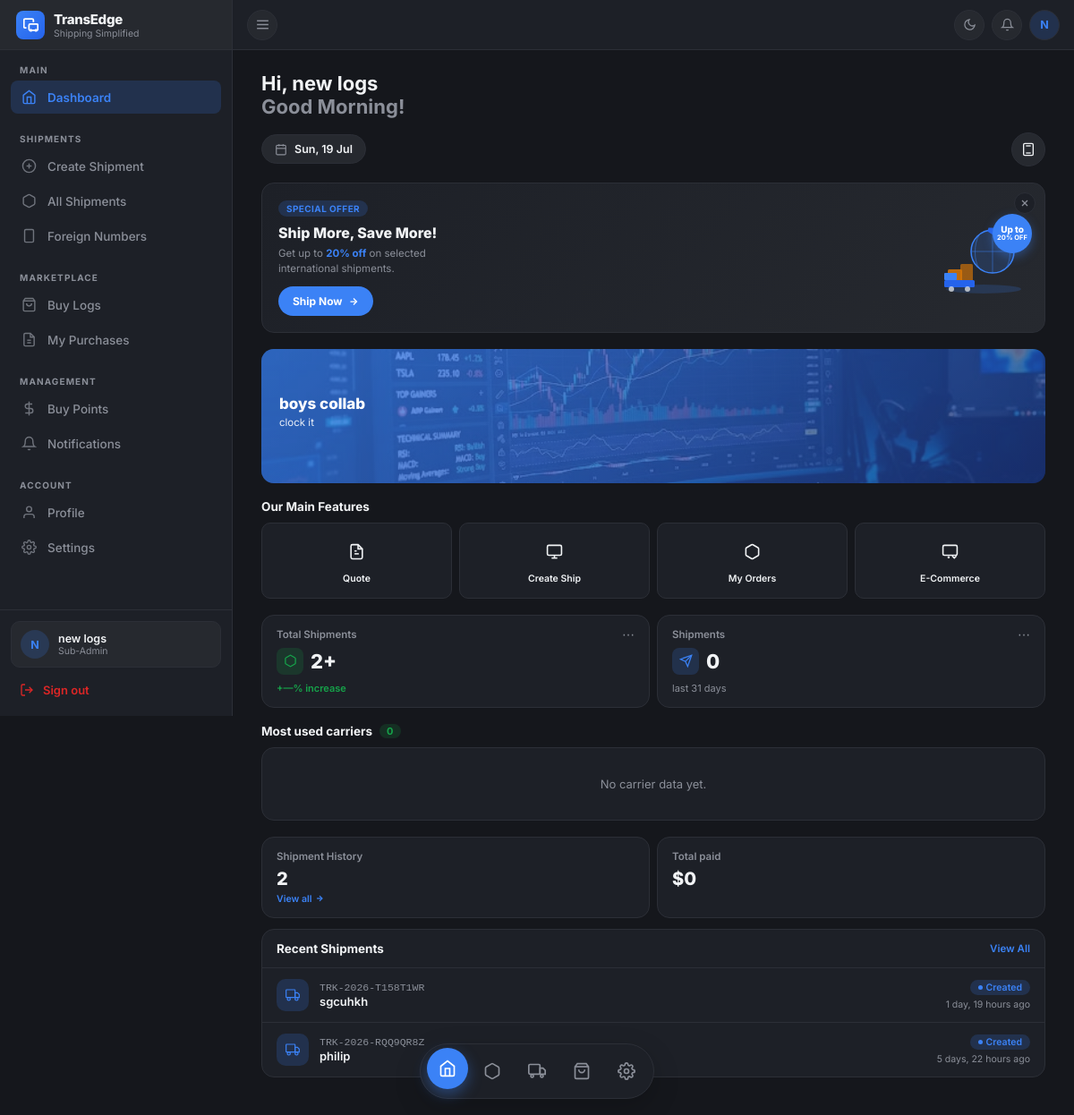
The page /shipping/sub-admin/ (signed in) on the database as committed earlier.
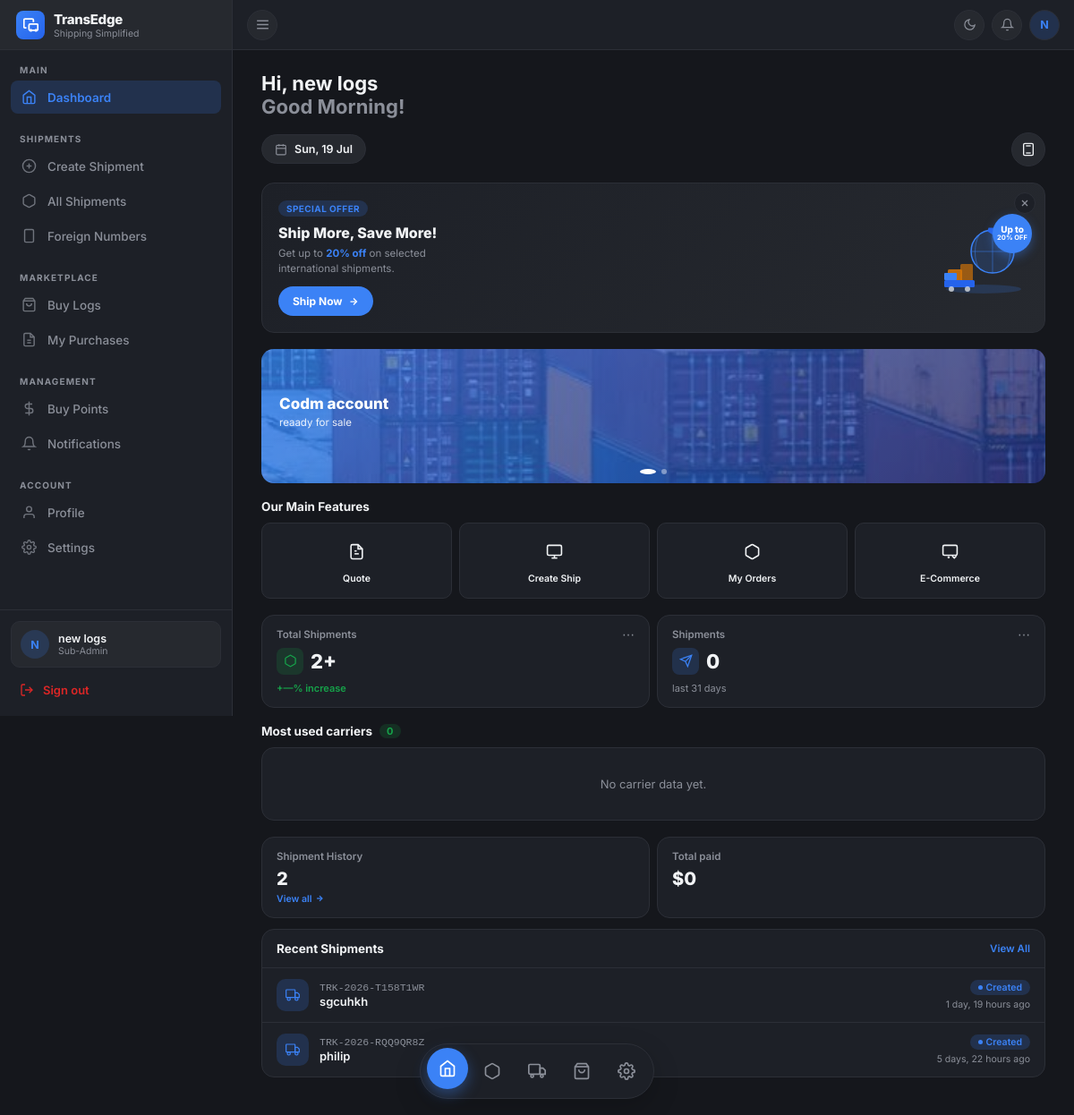
The same page on the database as committed later.
### Business/models.py (models this page shows, shortened)
class DashboardAdvert(models.Model):
    title = models.CharField(max_length=100)
    subtitle = models.CharField(max_length=200, blank=True)
    image = models.ImageField(upload_to='dashboard_adverts/', blank=True, null=True)
    cta_text = models.CharField(max_length=40, default="Learn More")
    cta_url = models.URLField(blank=True)
    background_start = models.CharField(max_length=20, default="#3B82F6", help_text="Gradient start hex color")
    background_end = models.CharField(max_length=20, default="#1E3A8A", help_text="Gradient end hex color")
    is_active = models.BooleanField(default=True)
    order = models.PositiveIntegerField(default=0)
    start_date = models.DateTimeField(null=True, blank=True)
    end_date = models.DateTimeField(null=True, blank=True)
    created_at = models.DateTimeField(auto_now_add=True)
    class Meta:
        ordering = ['order', '-created_at']
    def is_currently_active(self):
        now = timezone.now()
        if not self.is_active:
            return False
        if self.start_date and now < self.start_date:
            return False
        if self.end_date and now > self.end_date:
            return False
        return True

class Shipment(models.Model):
    class Status(models.TextChoices):
        CREATED          = "created",         "Created"
        PICKED_UP        = "picked_up",        "Picked Up"
        IN_TRANSIT       = "in_transit",       "In Transit"
        AT_CUSTOMS       = "at_customs",       "At Customs"
        OUT_FOR_DELIVERY = "out_for_delivery", "Out for Delivery"
        DELIVERED        = "delivered",        "Delivered"
        HELD             = "held",             "On Hold"
        RETURNED         = "returned",         "Returned"
        CANCELLED        = "cancelled",        "Cancelled"
    class ShipmentType(models.TextChoices):
        STANDARD  = "standard",  "Standard"
        EXPRESS   = "express",   "Express"
        OVERNIGHT = "overnight", "Overnight"
        FREIGHT   = "freight",   "Freight"
        DOCUMENT  = "document",  "Document Only"
    id                   = models.UUIDField(primary_key=True, default=uuid.uuid4, editable=False)
    tracking_id          = models.CharField(
        max_length=20, unique=True,
        default=generate_tracking_id, editable=False,
    )
    created_by           = models.ForeignKey(
        settings.AUTH_USER_MODEL,
        on_delete=models.SET_NULL, null=True,
        related_name="created_shipments",
    )
    sender               = models.OneToOneField(
        ContactInfo, on_delete=models.PROTECT, related_name="as_sender"
    )
    receiver             = models.OneToOneField(
        ContactInfo, on_delete=models.PROTECT, related_name="as_receiver"
    )
    shipment_type        = models.CharField(max_length=15, choices=ShipmentType.choices, default=ShipmentType.STANDARD)
    description          = models.TextField()
    weight_kg            = models.DecimalField(max_digits=8, decimal_places=2, null=True, blank=True)
    dimensions           = models.CharField(max_length=100, blank=True)
    quantity             = models.PositiveIntegerField(default=1)
    declared_value       = models.DecimalField(max_digits=14, decimal_places=2, null=True, blank=True)
    currency             = models.CharField(max_length=5, default="NGN")
    status               = models.CharField(max_length=20, choices=Status.choices, default=Status.CREATED)
    origin_country       = models.CharField(max_length=100)
    destination_country  = models.CharField(max_length=100)
    estimated_delivery   = models.DateField(null=True, blank=True)
    actual_delivery      = models.DateField(null=True, blank=True)
    internal_notes       = models.TextField(blank=True)
    special_instructions = models.TextField(blank=True)
    points_spent         = models.PositiveIntegerField(default=0)
    amendment_count = models.PositiveIntegerField(default=0)
    created_at           = models.DateTimeField(auto_now_add=True)
    updated_at           = models.DateTimeField(auto_now=True)
    support_link_url    = models.URLField(blank=True)
    support_link_label  = models.CharField(max_length=100, blank=True, default="Chat with Support")
    support_link_active = models.BooleanField(default=False)
    driver_name        = models.CharField(max_length=100, blank=True, default="")
    driver_phone        = models.CharField(max_length=30, blank=True, default="")
    driver_photo         = models.ImageField(upload_to="drivers/", null=True, blank=True)
    driver_vehicle_info  = models.CharField(max_length=100, blank=True, default="")
    driver_rating        = models.DecimalField(max_digits=2, decimal_places=1, null=True, blank=True)
    driver_chat_url      = models.URLField(blank=True)
    class Meta:
        ordering = ["-created_at"]

class ContactInfo(models.Model):
    id          = models.UUIDField(primary_key=True, default=uuid.uuid4, editable=False)
    full_name   = models.CharField(max_length=255)
    email       = models.EmailField()
    phone       = models.CharField(max_length=20)
    address     = models.TextField()
    city        = models.CharField(max_length=100, blank=True)
    state       = models.CharField(max_length=100, blank=True)
    country     = models.CharField(max_length=100, blank=True)
    postal_code = models.CharField(max_length=20, blank=True)
    company     = models.CharField(max_length=255, blank=True)

### Business/sub_admin_views.py (the view)
    def wrapper(request, *args, **kwargs):
        if not request.user.is_authenticated:
            return redirect("sub-admin-login")
        if request.user.role != User.Role.SUB_ADMIN:
            return redirect("sub-admin-login")
        try:
            profile = request.user.sub_admin_profile
        except SubAdminProfile.DoesNotExist:
            return redirect("sub-admin-login")
        if profile.approval_status == SubAdminProfile.ApprovalStatus.PENDING:
            return render(request, "admin/subadmin/pending_approval.html", {"profile": profile})
        if profile.approval_status == SubAdminProfile.ApprovalStatus.REJECTED:
            return render(request, "admin/subadmin/rejected.html", {"profile": profile})
        if profile.approval_status == SubAdminProfile.ApprovalStatus.SUSPENDED:
            return render(request, "admin/subadmin/suspended.html", {"profile": profile})
        return view_func(request, *args, **kwargs)

### Business/context_processors.py (called while the page is built)
def unread_notifications(request):
    user = getattr(request, "user", None)
    if not user or not user.is_authenticated or user.role != User.Role.SUB_ADMIN:
        return {"unread_notifications": 0}
    unread_private = Notification.objects.filter(
        recipient=user, is_read=False
    ).count()
    read_public_ids = NotificationRead.objects.filter(
        user=user
    ).values_list("notification_id", flat=True)
    unread_public = Notification.objects.filter(
        is_public=True, recipient__isnull=True
    ).exclude(id__in=read_public_ids).count()
    return {"unread_notifications": unread_private + unread_public}

### Business/models.py (called while the page is built)
    def can_create_shipment(self):
        cost = PointsPricing.get_current().points_per_shipment
        return self.points_balance >= cost

    @classmethod
    def get_current(cls):
        obj, _ = cls.objects.get_or_create(pk=1)
        return obj

### Business/templates/admin/subadmin/dashboard.html (shortened to what the changed rows need)
{% extends "admin/subadmin/base.html" %}
{% block content %}
{% if adverts %}
<div class="ad-carousel" id="adCarousel">
  <div class="ad-track" id="adTrack">
    {% for ad in adverts %}
    <a href="{{ ad.cta_url|default:'#' }}" class="ad-slide" style="background: linear-gradient(135deg, {{ ad.background_start }}, {{ ad.background_end }});">
      {% if ad.image %}<div class="ad-slide-bg" style="background:url('{{ ad.image.url }}') center/cover;opacity:.25;"></div>{% endif %}
      <div class="ad-slide-content">
        <div class="ad-slide-title">{{ ad.title }}</div>
        {% if ad.subtitle %}<div class="ad-slide-sub">{{ ad.subtitle }}</div>{% endif %}
      </div>
    </a>
    {% endfor %}
  </div>
  {% if adverts|length > 1 %}
  <div class="ad-dots" id="adDots">
    {% for ad in adverts %}<span class="ad-dot{% if forloop.first %} active{% endif %}"></span>{% endfor %}
  </div>
  {% endif %}
</div>
{% endif %}
<div class="block">
  {% for s in recent %}
  <a href="{% url 'sub-admin-shipment-detail' pk=s.pk %}" class="ship-row">
    <div class="ship-icon
      {% if s.status == 'in_transit' %}si-transit
      {% elif s.status == 'delivered' %}si-delivered
      {% elif s.status == 'held' %}si-held
      {% elif s.status == 'at_customs' %}si-customs
      {% elif s.status == 'out_for_delivery' %}si-out
      {% elif s.status == 'picked_up' %}si-transit
      {% else %}si-created{% endif %}">
      {% if s.status == 'delivered' %}
        <svg fill="none" viewBox="0 0 24 24" stroke="currentColor" stroke-width="1.8"><path d="M22 11.08V12a10 10 0 11-5.93-9.14"/><polyline points="22 4 12 14.01 9 11.01"/></svg>
      {% elif s.status == 'out_for_delivery' %}
        <svg fill="none" viewBox="0 0 24 24" stroke="currentColor" stroke-width="1.8"><rect x="1" y="3" width="15" height="13" rx="1"/><path d="M16 8h4l3 3v5h-7V8z"/><circle cx="5.5" cy="18.5" r="2.5"/><circle cx="18.5" cy="18.5" r="2.5"/></svg>
      {% else %}
        <svg fill="none" viewBox="0 0 24 24" stroke="currentColor" stroke-width="1.8"><rect x="1" y="3" width="15" height="13" rx="1"/><path d="M16 8h4l3 3v5h-7V8z"/><circle cx="5.5" cy="18.5" r="2.5"/><circle cx="18.5" cy="18.5" r="2.5"/></svg>
      {% endif %}
    </div>
    <div class="ship-info">
      <div class="ship-tid">{{ s.tracking_id }}</div>
      <div class="ship-name">{{ s.receiver.full_name }}</div>
    </div>
    <div class="ship-right">
      <span class="s-badge
        {% if s.status == 'in_transit' %}sb-transit
        {% elif s.status == 'delivered' %}sb-delivered
        {% elif s.status == 'held' %}sb-held
        {% elif s.status == 'at_customs' %}sb-customs
        {% elif s.status == 'out_for_delivery' %}sb-out
        {% elif s.status == 'picked_up' %}sb-arrived
        {% else %}sb-created{% endif %}">
        {% if s.status == 'in_transit' %}In Transit
        {% elif s.status == 'delivered' %}Delivered
        {% elif s.status == 'held' %}On Hold
        {% elif s.status == 'at_customs' %}At Customs
        {% elif s.status == 'out_for_delivery' %}Out for Delivery
        {% elif s.status == 'picked_up' %}Arrived
        {% else %}{{ s.get_status_display }}{% endif %}
      </span>
      <span class="ship-time">{{ s.created_at|timesince }} ago</span>
    </div>
  </a>
  {% empty %}
  <div class="empty-row">No shipments yet. <a href="{% url 'sub-admin-shipment-create' %}" style="color:var(--sky);">Create your first →</a></div>
  {% endfor %}
</div>
{% endblock %}

Rows that differ between the two databases and show on the page:
no longer on one of the page's lists (row edited): DashboardAdvert: title "boys collab", subtitle "clock it"
added DashboardAdvert: image (picture), title "Codm account", subtitle "reaady for sale"
